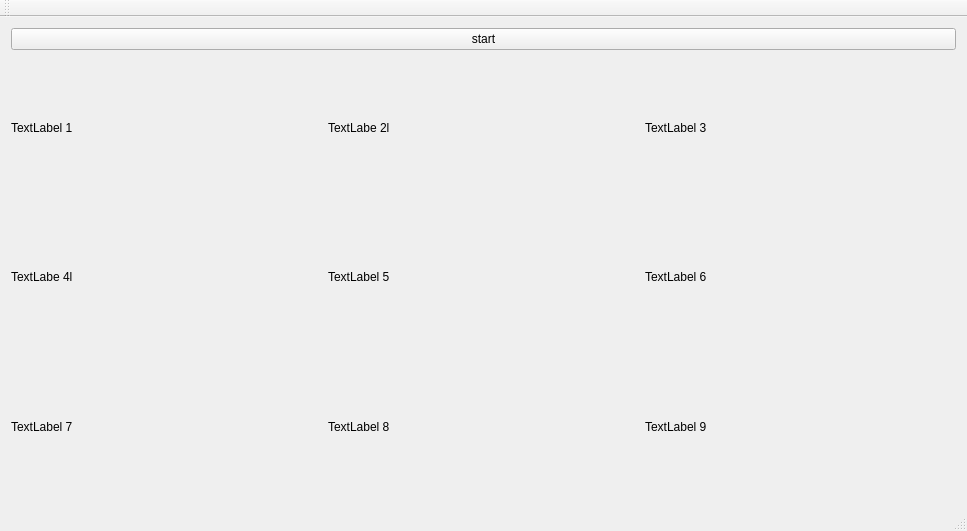
<?xml version="1.0" encoding="UTF-8"?>
<ui version="4.0">
 <class>MainWindow</class>
 <widget class="QMainWindow" name="MainWindow">
  <property name="geometry">
   <rect>
    <x>0</x>
    <y>0</y>
    <width>967</width>
    <height>531</height>
   </rect>
  </property>
  <property name="windowTitle">
   <string>MainWindow</string>
  </property>
  <widget class="QWidget" name="centralWidget">
   <layout class="QGridLayout" name="gridLayout_2">
    <item row="0" column="0">
     <widget class="QPushButton" name="pushButton">
      <property name="text">
       <string>start</string>
      </property>
     </widget>
    </item>
    <item row="1" column="0">
     <layout class="QGridLayout" name="gridLayout">
      <item row="0" column="0">
       <widget class="QLabel" name="label">
        <property name="text">
         <string>TextLabel 1</string>
        </property>
       </widget>
      </item>
      <item row="0" column="1">
       <widget class="QLabel" name="label_2">
        <property name="text">
         <string>TextLabe 2l</string>
        </property>
       </widget>
      </item>
      <item row="0" column="2">
       <widget class="QLabel" name="label_3">
        <property name="text">
         <string>TextLabel 3</string>
        </property>
       </widget>
      </item>
      <item row="1" column="0">
       <widget class="QLabel" name="label_4">
        <property name="text">
         <string>TextLabe 4l</string>
        </property>
       </widget>
      </item>
      <item row="1" column="1">
       <widget class="QLabel" name="label_5">
        <property name="text">
         <string>TextLabel 5</string>
        </property>
       </widget>
      </item>
      <item row="1" column="2">
       <widget class="QLabel" name="label_6">
        <property name="text">
         <string>TextLabel 6</string>
        </property>
       </widget>
      </item>
      <item row="2" column="0">
       <widget class="QLabel" name="label_7">
        <property name="text">
         <string>TextLabel 7</string>
        </property>
       </widget>
      </item>
      <item row="2" column="1">
       <widget class="QLabel" name="label_8">
        <property name="text">
         <string>TextLabel 8</string>
        </property>
       </widget>
      </item>
      <item row="2" column="2">
       <widget class="QLabel" name="label_9">
        <property name="text">
         <string>TextLabel 9</string>
        </property>
       </widget>
      </item>
     </layout>
    </item>
   </layout>
  </widget>
  <widget class="QMenuBar" name="menuBar">
   <property name="geometry">
    <rect>
     <x>0</x>
     <y>0</y>
     <width>967</width>
     <height>20</height>
    </rect>
   </property>
  </widget>
  <widget class="QToolBar" name="mainToolBar">
   <attribute name="toolBarArea">
    <enum>TopToolBarArea</enum>
   </attribute>
   <attribute name="toolBarBreak">
    <bool>false</bool>
   </attribute>
  </widget>
  <widget class="QStatusBar" name="statusBar"/>
 </widget>
 <layoutdefault spacing="6" margin="11"/>
 <resources/>
 <connections/>
</ui>
